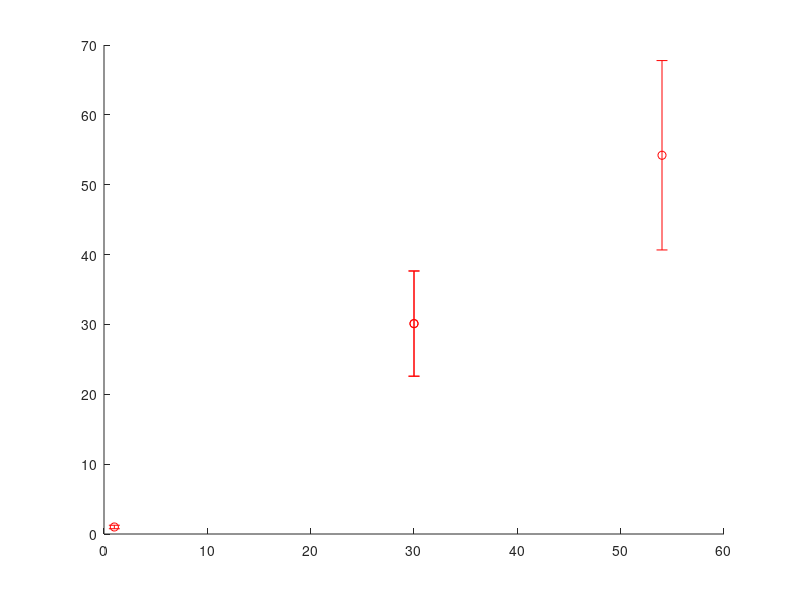

Reproduce this figure in MATLAB. (Note: this script raises an error after producing the figure.)
%Script to practice using latex interpreter commands when plotting to make pretty plots
% Eric Pardyjak 1/30/2025
clear all; close all;
%Make up some data to plot
cp = 1004; %J/kg-K specific heat const pressure air
m_dot = 1; %kg/s mass flow rate
T_hot = [230 250 289 320]; % degrees C
T_cold = [200 220 235 319]; % degrees C

DeltaT = T_hot-T_cold; %compute the temperature difference

%Compute the heat flux 
Q_dot = m_dot*cp*(T_hot-T_cold)/1000; %Heat transfer rate in kWatts or J/s
Q_err = 0.25*Q_dot.*ones(size(DeltaT)); %Calculate fake error

%Make a new figure with lots of cool math fonts in it using latex
%interpreter
figure;
%plot(DeltaT,Q_dot,'ro','MarkerFaceColor','r');
errorbar(DeltaT,Q_dot,Q_err,'ro','MarkerFaceColor','r'); %scatter plot with errorbars
set(gca,'XMinorTick','on','YMinorTick','on'); %add minor ticks on x and y axis
set(gca,'FontSize',16,'FontName','Times'); %set x and y axis font sizes of numbers on ticks
xlabel('Temperature difference $\Delta T$ ($^{\circ}$C)','Interpreter','latex','FontSize',16);
ylabel('$\dot{Q}$ (kW)','Interpreter','latex','FontSize',16);
legend('efficiency, $\eta$','interpreter','latex','Location','northwest','FontSize',16);
legend('boxoff');
title('Heat flux as a function on temperature difference','Interpreter','latex','FontSize',20);
text(20,20,'testing adding text to the plot, $\Gamma$ or $\gamma$','Interpreter','latex','FontSize',16);
text(20,15,'$\dot{m}_{in}$ is mass flow rate in','Interpreter','latex','FontSize',16); 
text(20,5,'$\frac{\partial T}{\partial x}$ partials','Interpreter','latex','FontSize',16); 
